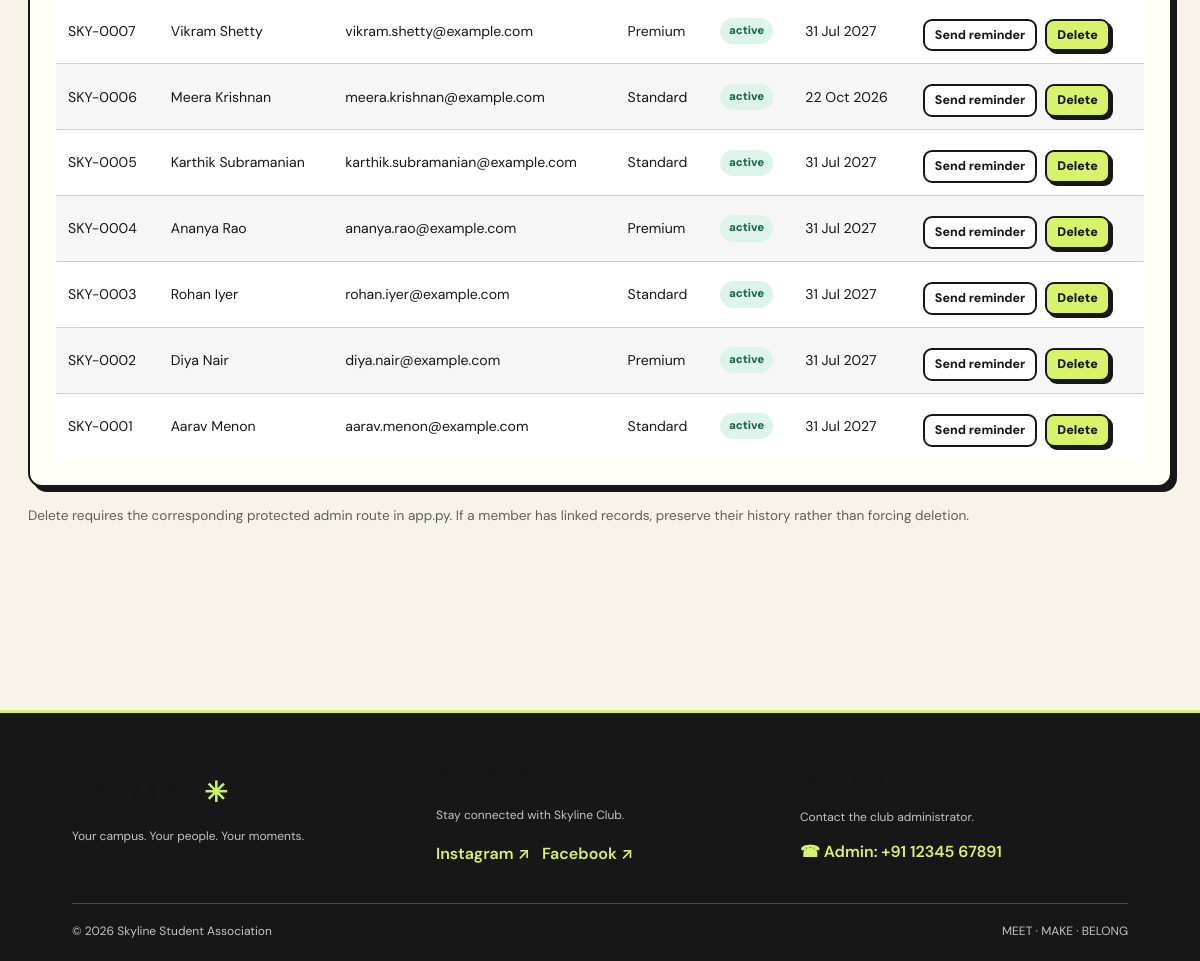
Before: /admin/members (signed in, lower part) with the older database file.
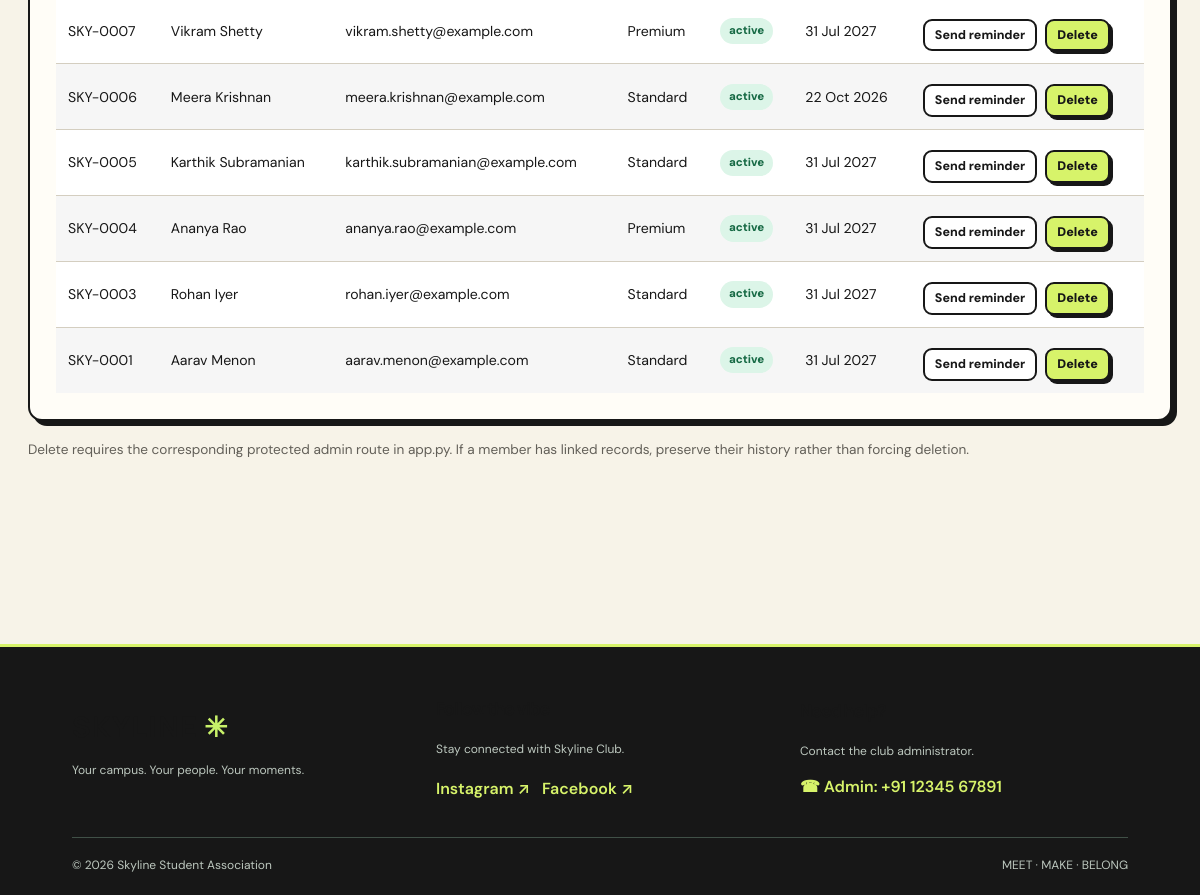
After: the same page with the newer database file.
### tables this page shows
CREATE TABLE members (
    id INTEGER PRIMARY KEY,
    code TEXT UNIQUE,
    name TEXT NOT NULL,
    email TEXT UNIQUE NOT NULL,
    phone TEXT,
    tier_id INTEGER NOT NULL REFERENCES tiers(id),
    paid INTEGER NOT NULL DEFAULT 0,
    joined_on TEXT NOT NULL,
    expires_on TEXT,
    reminded_for TEXT
, password_hash TEXT);

CREATE TABLE tiers (
    id INTEGER PRIMARY KEY,
    name TEXT UNIQUE NOT NULL,
    price REAL NOT NULL,
    discount_percent INTEGER NOT NULL DEFAULT 0
);

### app.py (the view)
@app.get('/admin/members')
@admin_required
def admin_members():
    q = request.args.get('q', '').strip()
    sql, args = MEMBER_SQL, ()
    if q:
        sql += ' WHERE m.name LIKE ? OR m.email LIKE ? OR m.code LIKE ?'
        args = (f'%{q}%',) * 3
    return render_template('admin_members.html', members=query(sql + ' ORDER BY m.id DESC', args), q=q,
                           tiers=query('SELECT * FROM tiers ORDER BY price'))

### app.py (called while the page is built)
@app.context_processor
def inject_csrf_token():
    from flask_wtf.csrf import generate_csrf
    return {"csrf_token": generate_csrf}

def today_iso():
    return date.today().isoformat()

@app.template_filter('money')
def money_filter(value):
    return f"₹{float(value or 0):,.2f}"

@app.template_filter('pretty')
def pretty_filter(value):
    if not value:
        return ''
    try:
        parsed = datetime.fromisoformat(value)
    except ValueError:
        return value
    if 'T' in value or ' ' in value:
        return parsed.strftime('%d %b %Y, %I:%M %p')
    return parsed.strftime('%d %b %Y')

def member_status(m):
    if not m['paid']:
        return 'pending'
    if m['expires_on'] and m['expires_on'] < today_iso():
        return 'expired'
    return 'active'

@app.context_processor
def inject_globals():
    return {'is_admin': bool(session.get('admin')), 'status_of': member_status}

def admin_required(view):
    @wraps(view)
    def wrapper(*args, **kwargs):
        if not session.get('admin'):
            return redirect(url_for('login', next=request.full_path.rstrip('?')))
        return view(*args, **kwargs)
    return wrapper

### templates/admin_members.html (shortened to what this page needs)
{% extends 'base.html' %}
{% block content %}
<div class="member-page">
    <div class="card member-table-wrap">
        <table class="member-table">
            <tbody>
                {% for m in members %}
                {% set s = status_of(m) %}
                <tr>
                    <td>{{ m.code }}</td>
                    <td>{{ m.name }}</td>
                    <td>{{ m.email }}</td>
                    <td>{{ m.tier_name }}</td>
                    <td>
                        <span class="badge {{ 'ok' if s == 'active' else ('warn' if s == 'pending' else 'bad') }}">
                            {{ s }}
                        </span>
                    </td>
                    <td>{{ m.expires_on|pretty }}</td>
                    <td>
                        <div class="member-actions">
                            <form method="post"
                                  action="{{ url_for('admin_member_remind', member_id=m.id) }}">
                                <button type="submit" class="small secondary">Send reminder</button>
                            </form>
                            <form method="post"
                                  action="{{ url_for('admin_member_delete', member_id=m.id) }}"
                                  onsubmit="return confirm('Delete member {{ m.code }} — {{ m.name }}? This may permanently remove their record. Continue only if you are sure.');">
                                <button type="submit" class="small member-delete-button">
                                    Delete
                                </button>
                            </form>
                        </div>
                    </td>
                </tr>
                {% else %}
                <tr>
                    <td colspan="7" class="muted">No members found.</td>
                </tr>
                {% endfor %}
            </tbody>
        </table>
    </div>
    <p class="member-delete-note">
        Delete requires the corresponding protected admin route in app.py.
        If a member has linked records, preserve their history rather than forcing deletion.
    </p>
</div>
{% endblock %}

Changed rows visible on the page:
removed members: code "SKY-0002", name "Diya Nair", email "diya.nair@example.com", tier_name "Premium", s "active", expires_on|pretty "31 Jul 2027"
